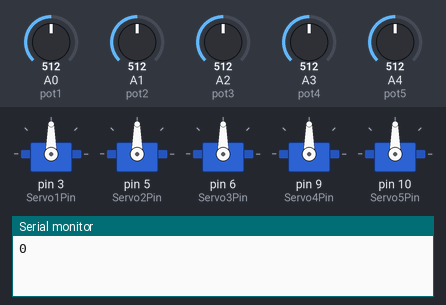
This sketch was run on a simulated Arduino Uno, built with avr-gcc and run on an emulated ATmega328P. Shown: 5 × servo, the last lines printed to the serial monitor. Inputs (shaded band) come from the test bench; at power-on: A0 (pot1) = 512, A1 (pot2) = 512, A2 (pot3) = 512, A3 (pot4) = 512, A4 (pot5) = 512.

Above: at 1.2 s.
1.3 s: A0 (pot1) set to 716
At 1.9 s:
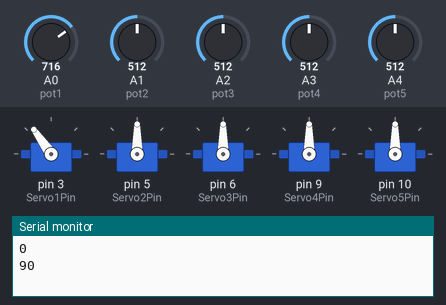
2.8 s: A1 (pot2) set to 716
At 4.0 s:
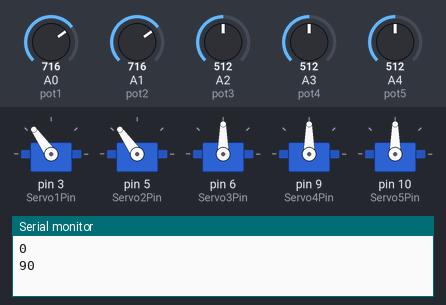
4.3 s: A2 (pot3) set to 716
At 5.0 s:
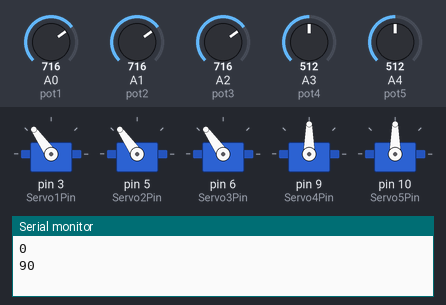
5.8 s: A3 (pot4) set to 716
At 7.0 s:
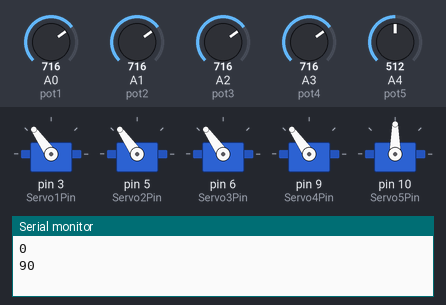
7.3 s: A4 (pot5) set to 716
At 8.1 s:
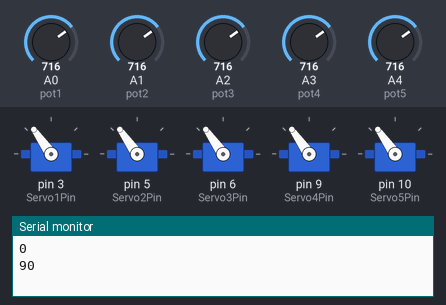
8.8 s: A0 (pot1) set to 992
At 10.2 s:
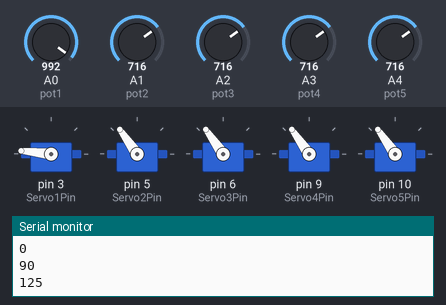
Timing chart, 0 to 11.3 s (numbered marks = the images above; inputs shaded):
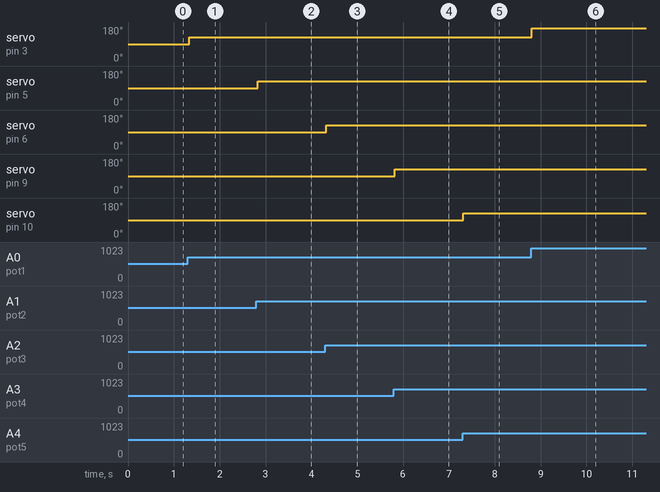

Measured:
- after the input at 1.3 s, servo on pin 3 (Servo1Pin): 90° → 125° at once
- after the input at 2.8 s, servo on pin 5 (Servo2Pin): 90° → 125° at once
- after the input at 4.3 s, servo on pin 6 (Servo3Pin): 90° → 125° at once
- after the input at 5.8 s, servo on pin 9 (Servo4Pin): 90° → 125° at once
- after the input at 7.3 s, servo on pin 10 (Servo5Pin): 90° → 125° at once
- after the input at 8.8 s, servo on pin 3 (Servo1Pin): 125° → 174° at once

The sketch:

ServoTester.ino
```cpp
#include <Servo.h>

int Servo1Pin = 3;
int Servo2Pin = 5;
int Servo3Pin = 6;
int Servo4Pin = 9;
int Servo5Pin = 10;
//int Servo6Pin = 5;

Servo Servo1;
Servo Servo2;
Servo Servo3;
Servo Servo4;
Servo Servo5;
//Servo Servo6;

int pot1=A0;
int pot2=A1;
int pot3=A2;
int pot4=A3;
int pot5=A4;

int pos1 = -1, pos2 =-1, pos3 = -1, pos4 = -1,
pos5 = -1, pos6 = -1;

int temp1=0, temp2=0, temp3=0, temp4=0, temp5=0;

void setup()
{
  Serial.begin(9600);
  Servo1.attach(Servo1Pin);
  Servo2.attach(Servo2Pin);
  Servo3.attach(Servo3Pin);
  Servo4.attach(Servo4Pin);
  Servo5.attach(Servo5Pin);
  //Servo6.attach(Servo6Pin);

}

void loop()
{
  pos1 = map(analogRead(pot1),0,1023,0,180);
  Servo1.write(pos1);
  if (temp1 != pos1)
    Serial.println(temp1);
  temp1=pos1;
    delay(10);

    pos2 = map(analogRead(pot2),0,1023,0,180);
  Servo2.write(pos2);
  delay(10);

    pos3 = map(analogRead(pot3),0,1023,0,180);
  Servo3.write(pos3);
  delay(10);

    pos4 = map(analogRead(pot4),0,1023,0,180);
  Servo4.write(pos4);
  delay(10);

    pos5 = map(analogRead(pot5),0,1023,0,180);
  Servo5.write(pos5);
  delay(10);
}
```
